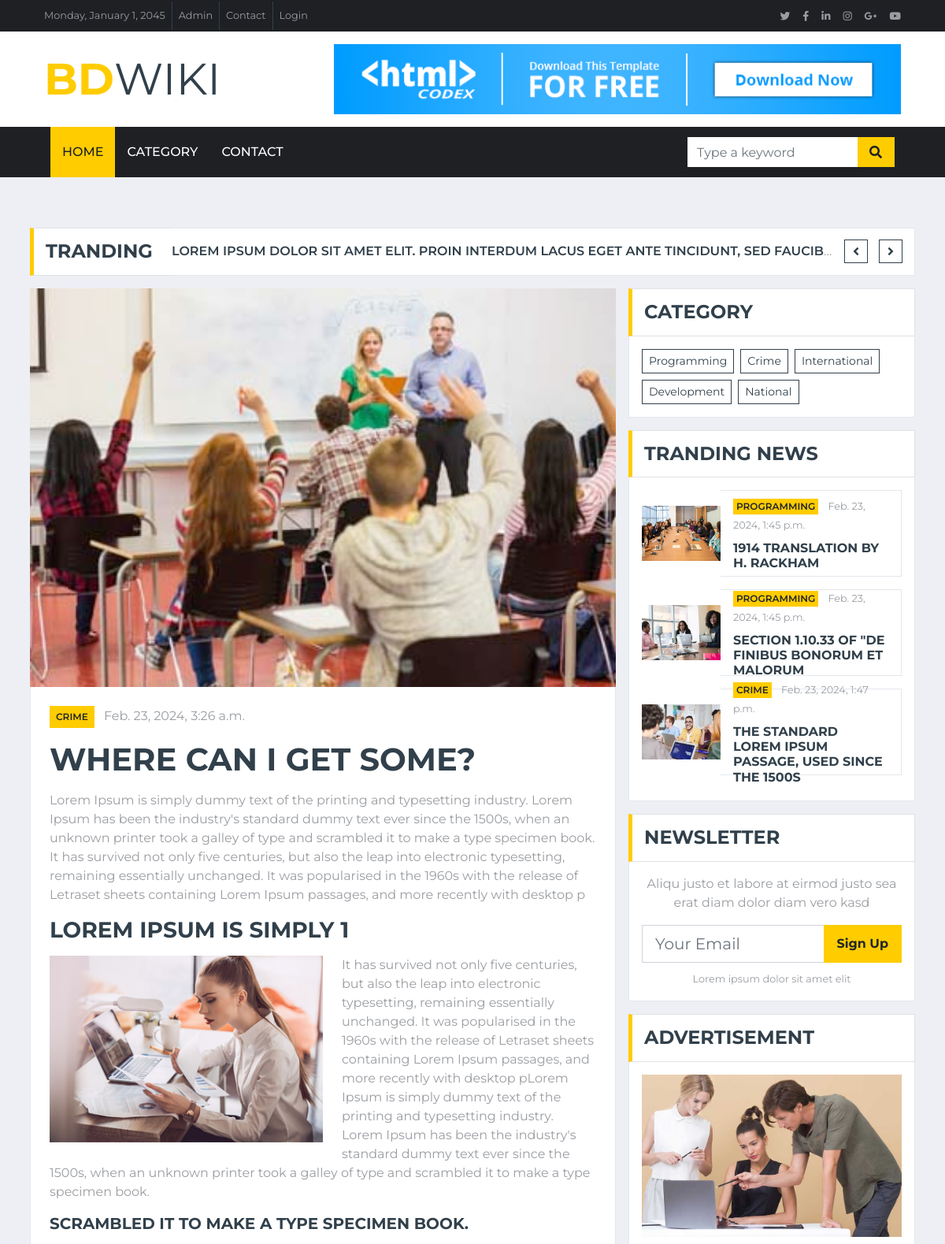
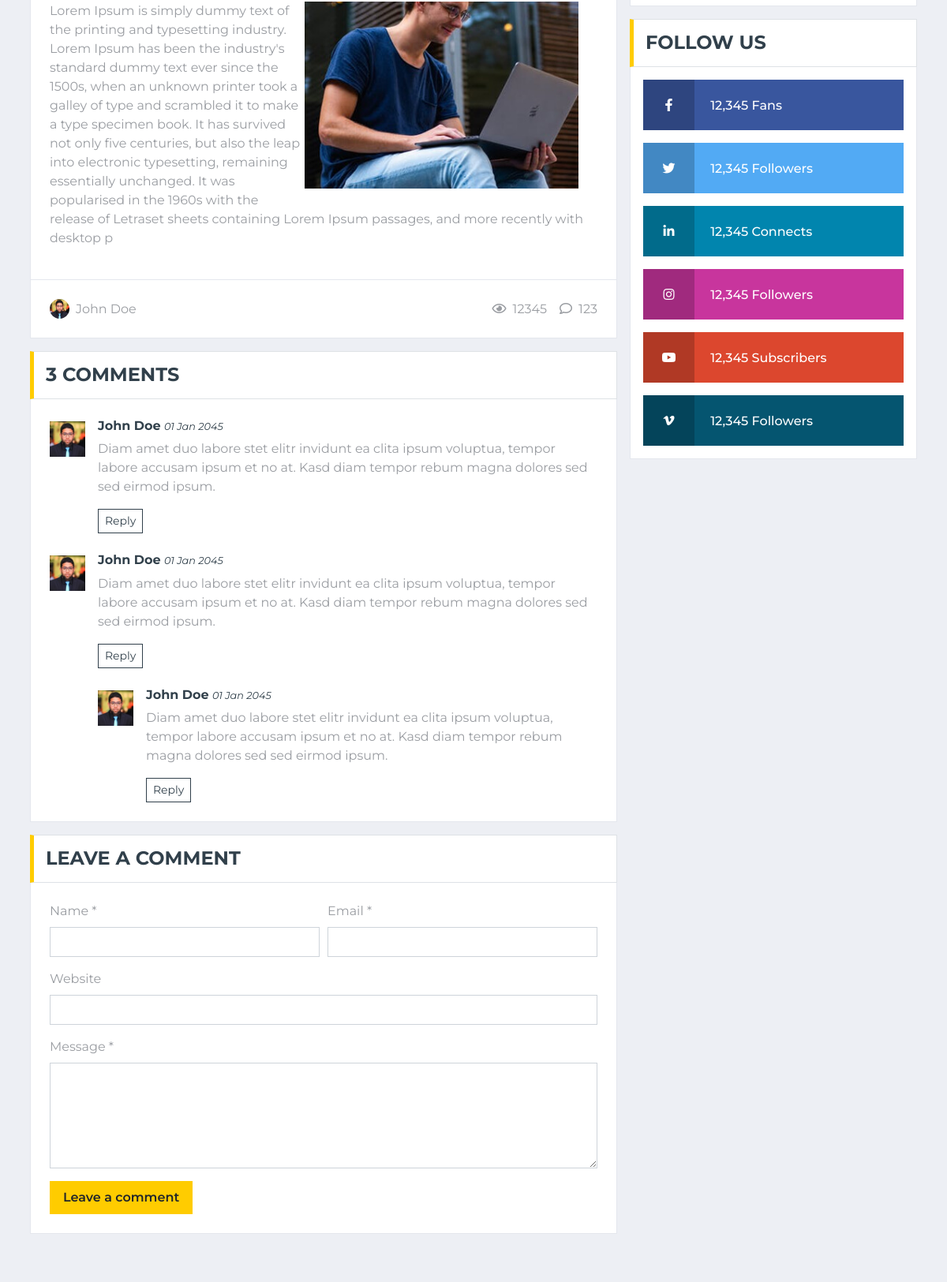
The page /where-can-i-get-some (upper part) on the database its author committed (2 pictures, top to bottom).
### home/models.py (models this page shows)
class blog(models.Model):
    title = models.CharField(max_length=200, unique=True)
    slug = models.SlugField()
    description =models.TextField(max_length=500)
    image = models.ImageField(upload_to='image')
    top1_text = models.CharField(max_length=150)
    top1_image = models.ImageField(upload_to='image')
    top1_description = models.TextField(max_length=500)
    top2_text = models.CharField(max_length=150)
    top2_image = models.ImageField(upload_to='image')
    top2_description = models.TextField(max_length=500)
    category = models.ForeignKey(category, on_delete=models.CASCADE)
    date = models.DateTimeField(auto_now_add=True)
    class PostFilter(models.TextChoices):
        FEATURE = 'F', 'Feature'
        TRENDING = 'T', 'Trending'
        PROMOTION = 'PR', 'Promotion'
    post_filter = models.CharField(
        choices=PostFilter.choices,
        max_length=20,
        default=PostFilter.FEATURE,  # You can set a default value if needed
    )

class category(models.Model):
    name = models.CharField(max_length = 100, unique=True)
    def __str__(self):
        return self.name

### home/views.py (the view)
# urls.py: path('<str:slug>', single_page, name='single'),
def single_page(request, slug):
    single_article = get_object_or_404(blog, slug=slug)
    Category = category.objects.all()
    feature_post = blog.objects.filter(post_filter='F')[:3]
    context = {
        'single_article':single_article,
        'Category':Category,
        'feature_post':feature_post,
    }
    return render(request, 'single.html',context)

### templates/single.html
{% extends 'base.html' %}
{% block body %}
    <div class="container-fluid mt-5 mb-3 pt-3">
        <div class="container">
            <div class="row align-items-center">
                <div class="col-12">
                    <div class="d-flex justify-content-between">
                        <div class="section-title border-right-0 mb-0" style="width: 180px;">
                            <h4 class="m-0 text-uppercase font-weight-bold">Tranding</h4>
                        </div>
                        <div class="owl-carousel tranding-carousel position-relative d-inline-flex align-items-center bg-white border border-left-0"
                            style="width: calc(100% - 180px); padding-right: 100px;">
                            <div class="text-truncate"><a class="text-secondary text-uppercase font-weight-semi-bold" href="">Lorem ipsum dolor sit amet elit. Proin interdum lacus eget ante tincidunt, sed faucibus nisl sodales</a></div>
                            <div class="text-truncate"><a class="text-secondary text-uppercase font-weight-semi-bold" href="">Lorem ipsum dolor sit amet elit. Proin interdum lacus eget ante tincidunt, sed faucibus nisl sodales</a></div>
                        </div>
                    </div>
                </div>
            </div>
        </div>
    </div>
    <div class="container-fluid">
        <div class="container">
            <div class="row">
                <div class="col-lg-8">
                    <div class="position-relative mb-3">
                        <img class="img-fluid w-100" src="{{ single_article.image.url }}" style="object-fit: cover;">
                        <div class="bg-white border border-top-0 p-4">
                            <div class="mb-3">
                                <a class="badge badge-primary text-uppercase font-weight-semi-bold p-2 mr-2"
                                    href="">{{ single_article.category }}</a>
                                <a class="text-body" href="">{{ single_article.date }}</a>
                            </div>
                            <h1 class="mb-3 text-secondary text-uppercase font-weight-bold">{{ single_article.title }}</h1>
                            <p>{{ single_article.description }}</p>
                            <h3 class="text-uppercase font-weight-bold mb-3">{{ single_article.top1_text }}</h3>
                            <img class="img-fluid w-50 float-left mr-4 mb-2" src="{{ single_article.top1_image.url }}">
                            <p>{{ single_article.top1_description }}</p>
                            <h5 class="text-uppercase font-weight-bold mb-3">{{ single_article.top2_text }}</h5>
                            <img class="img-fluid w-50 float-right mr-4 mb-2" src="{{ single_article.top2_image.url }}">
                            <p>{{ single_article.top2_description }}</p>
                        </div>
                        <div class="d-flex justify-content-between bg-white border border-top-0 p-4">
                            <div class="d-flex align-items-center">
                                <img class="rounded-circle mr-2" src="img/user.jpg" width="25" height="25" alt="">
                                <span>John Doe</span>
                            </div>
                            <div class="d-flex align-items-center">
                                <span class="ml-3"><i class="far fa-eye mr-2"></i>12345</span>
                                <span class="ml-3"><i class="far fa-comment mr-2"></i>123</span>
                            </div>
                        </div>
                    </div>
                    <div class="mb-3">
                        <div class="section-title mb-0">
                            <h4 class="m-0 text-uppercase font-weight-bold">3 Comments</h4>
                        </div>
                        <div class="bg-white border border-top-0 p-4">
                            <div class="media mb-4">
                                <img src="img/user.jpg" alt="Image" class="img-fluid mr-3 mt-1" style="width: 45px;">
                                <div class="media-body">
                                    <h6><a class="text-secondary font-weight-bold" href="">John Doe</a> <small><i>01 Jan 2045</i></small></h6>
                                    <p>Diam amet duo labore stet elitr invidunt ea clita ipsum voluptua, tempor labore
                                        accusam ipsum et no at. Kasd diam tempor rebum magna dolores sed sed eirmod ipsum.</p>
                                    <button class="btn btn-sm btn-outline-secondary">Reply</button>
                                </div>
                            </div>
                            <div class="media">
                                <img src="img/user.jpg" alt="Image" class="img-fluid mr-3 mt-1" style="width: 45px;">
                                <div class="media-body">
                                    <h6><a class="text-secondary font-weight-bold" href="">John Doe</a> <small><i>01 Jan 2045</i></small></h6>
                                    <p>Diam amet duo labore stet elitr invidunt ea clita ipsum voluptua, tempor labore
                                        accusam ipsum et no at. Kasd diam tempor rebum magna dolores sed sed eirmod ipsum.</p>
                                    <button class="btn btn-sm btn-outline-secondary">Reply</button>
                                    <div class="media mt-4">
                                        <img src="img/user.jpg" alt="Image" class="img-fluid mr-3 mt-1"
                                            style="width: 45px;">
                                        <div class="media-body">
                                            <h6><a class="text-secondary font-weight-bold" href="">John Doe</a> <small><i>01 Jan 2045</i></small></h6>
                                            <p>Diam amet duo labore stet elitr invidunt ea clita ipsum voluptua, tempor
                                                labore accusam ipsum et no at. Kasd diam tempor rebum magna dolores sed sed
                                                eirmod ipsum.</p>
                                            <button class="btn btn-sm btn-outline-secondary">Reply</button>
                                        </div>
                                    </div>
                                </div>
                            </div>
                        </div>
                    </div>
                    <div class="mb-3">
                        <div class="section-title mb-0">
                            <h4 class="m-0 text-uppercase font-weight-bold">Leave a comment</h4>
                        </div>
                        <div class="bg-white border border-top-0 p-4">
                            <form>
                                <div class="form-row">
                                    <div class="col-sm-6">
                                        <div class="form-group">
                                            <label for="name">Name *</label>
                                            <input type="text" class="form-control" id="name">
                                        </div>
                                    </div>
                                    <div class="col-sm-6">
                                        <div class="form-group">
                                            <label for="email">Email *</label>
                                            <input type="email" class="form-control" id="email">
                                        </div>
                                    </div>
                                </div>
                                <div class="form-group">
                                    <label for="website">Website</label>
                                    <input type="url" class="form-control" id="website">
                                </div>
                                <div class="form-group">
                                    <label for="message">Message *</label>
                                    <textarea id="message" cols="30" rows="5" class="form-control"></textarea>
                                </div>
                                <div class="form-group mb-0">
                                    <input type="submit" value="Leave a comment"
                                        class="btn btn-primary font-weight-semi-bold py-2 px-3">
                                </div>
                            </form>
                        </div>
                    </div>
                </div>
                {% include 'sidebar.html' %}
            </div>
        </div>
    </div>
{% endblock %}

### templates/sidebar.html
{% load static %}
                    <div class="col-lg-4">
                    <div class="mb-3">
                        <div class="section-title mb-0">
                            <h4 class="m-0 text-uppercase font-weight-bold">Category</h4>
                        </div>
                        <div class="bg-white border border-top-0 p-3">
                            <div class="d-flex flex-wrap m-n1">
                                {% for cat in Category %}
                                <a href="{% url 'topic' name=cat.name %}" class="btn btn-sm btn-outline-secondary m-1">{{ cat.name }}</a>
                                {% endfor %}
                            </div>
                        </div>
                    </div>
                    <div class="mb-3">
                        <div class="section-title mb-0">
                            <h4 class="m-0 text-uppercase font-weight-bold">Tranding News</h4>
                        </div>
                        <div class="bg-white border border-top-0 p-3">
                        {% for x in feature_post %}
                            <div class="d-flex align-items-center bg-white mb-3" style="height: 110px;">
                                <img class="img-fluid" src="{{ x.image.url }}" alt="" style="width: 100px; height: 70px;">
                                <div class="w-100 h-100 px-3 d-flex flex-column justify-content-center border border-left-0">
                                    <div class="mb-2">
                                        <a class="badge badge-primary text-uppercase font-weight-semi-bold p-1 mr-2" href="">{{ x.category }}</a>
                                        <a class="text-body" href=""><small>{{ x.date }}</small></a>
                                    </div>
                                    <a class="h6 m-0 text-secondary text-uppercase font-weight-bold" href="">{{ x.title }}</a>
                                </div>
                            </div>
                        {% endfor %}
                        </div>
                    </div>
                    <div class="mb-3">
                        <div class="section-title mb-0">
                            <h4 class="m-0 text-uppercase font-weight-bold">Newsletter</h4>
                        </div>
                        <div class="bg-white text-center border border-top-0 p-3">
                            <p>Aliqu justo et labore at eirmod justo sea erat diam dolor diam vero kasd</p>
                            <div class="input-group mb-2" style="width: 100%;">
                                <input type="text" class="form-control form-control-lg" placeholder="Your Email">
                                <div class="input-group-append">
                                    <button class="btn btn-primary font-weight-bold px-3">Sign Up</button>
                                </div>
                            </div>
                            <small>Lorem ipsum dolor sit amet elit</small>
                        </div>
                    </div>
                    <div class="mb-3">
                        <div class="section-title mb-0">
                            <h4 class="m-0 text-uppercase font-weight-bold">Advertisement</h4>
                        </div>
                        <div class="bg-white text-center border border-top-0 p-3">
                            <a href=""><img class="img-fluid" src="{% static 'img/news-800x500-2.jpg' %}" alt=""></a>
                        </div>
                    </div>
                    <div class="mb-3">
                        <div class="section-title mb-0">
                            <h4 class="m-0 text-uppercase font-weight-bold">Follow Us</h4>
                        </div>
                        <div class="bg-white border border-top-0 p-3">
                            <a href="" class="d-block w-100 text-white text-decoration-none mb-3" style="background: #39569E;">
                                <i class="fab fa-facebook-f text-center py-4 mr-3" style="width: 65px; background: rgba(0, 0, 0, .2);"></i>
                                <span class="font-weight-medium">12,345 Fans</span>
                            </a>
                            <a href="" class="d-block w-100 text-white text-decoration-none mb-3" style="background: #52AAF4;">
                                <i class="fab fa-twitter text-center py-4 mr-3" style="width: 65px; background: rgba(0, 0, 0, .2);"></i>
                                <span class="font-weight-medium">12,345 Followers</span>
                            </a>
                            <a href="" class="d-block w-100 text-white text-decoration-none mb-3" style="background: #0185AE;">
                                <i class="fab fa-linkedin-in text-center py-4 mr-3" style="width: 65px; background: rgba(0, 0, 0, .2);"></i>
                                <span class="font-weight-medium">12,345 Connects</span>
                            </a>
                            <a href="" class="d-block w-100 text-white text-decoration-none mb-3" style="background: #C8359D;">
                                <i class="fab fa-instagram text-center py-4 mr-3" style="width: 65px; background: rgba(0, 0, 0, .2);"></i>
                                <span class="font-weight-medium">12,345 Followers</span>
                            </a>
                            <a href="" class="d-block w-100 text-white text-decoration-none mb-3" style="background: #DC472E;">
                                <i class="fab fa-youtube text-center py-4 mr-3" style="width: 65px; background: rgba(0, 0, 0, .2);"></i>
                                <span class="font-weight-medium">12,345 Subscribers</span>
                            </a>
                            <a href="" class="d-block w-100 text-white text-decoration-none" style="background: #055570;">
                                <i class="fab fa-vimeo-v text-center py-4 mr-3" style="width: 65px; background: rgba(0, 0, 0, .2);"></i>
                                <span class="font-weight-medium">12,345 Followers</span>
                            </a>
                        </div>
                    </div>
                </div>

### rows shown on the page
blog: image (picture), category "CRIME", date "Feb. 23, 2024, 3:26 a.m.", title "WHERE CAN I GET SOME?", description "Lorem Ipsum is simply dummy text of the printing and typesetting industry. Lorem Ipsum has been the industry's standard dummy text ever since the 1500s, when an unknown printer took a galley of type and scrambled it to make a type specimen book. It has survived not only five centuries, but also the leap into electronic typesetting, remaining essentially unchanged. It was popularised in the 1960s with the release of Letraset sheets containing Lorem Ipsum passages, and more recently with desktop p", top1_text "LOREM IPSUM IS SIMPLY 1", top1_image (picture), top1_description "It has survived not only five centuries, but also the leap into electronic typesetting, remaining essentially unchanged. It was popularised in the 1960s with the release of Letraset sheets containing Lorem Ipsum passages, and more recently with desktop pLorem Ipsum is simply dummy text of the printing and typesetting industry. Lorem Ipsum has been the industry's standard dummy text ever since the 1500s, when an unknown printer took a galley of type and scrambled it to make a type specimen book.", top2_text "SCRAMBLED IT TO MAKE A TYPE SPECIMEN BOOK.", top2_image (picture), top2_description "Lorem Ipsum is simply dummy text of the printing and typesetting industry. Lorem Ipsum has been the industry's standard dummy text ever since the 1500s, when an unknown printer took a galley of type and scrambled it to make a type specimen book. It has survived not only five centuries, but also the leap into electronic typesetting, remaining essentially unchanged. It was popularised in the 1960s with the release of Letraset sheets containing Lorem Ipsum passages, and more recently with desktop p"
category: name "Programming"
category: name "Crime"
category: name "International"
category: name "Development"
category: name "National"
blog: image (picture), category "PROGRAMMING", date "Feb. 23, 2024, 1:45 p.m.", title "1914 TRANSLATION BY H. RACKHAM"
blog: image (picture), category "PROGRAMMING", date "Feb. 23, 2024, 1:45 p.m.", title "SECTION 1.10.33 OF \"DE FINIBUS BONORUM ET MALORUM"
blog: image (picture), category "CRIME", date "Feb. 23, 2024, 1:47 p.m.", title "THE STANDARD LOREM IPSUM PASSAGE, USED SINCE THE 1500S"
